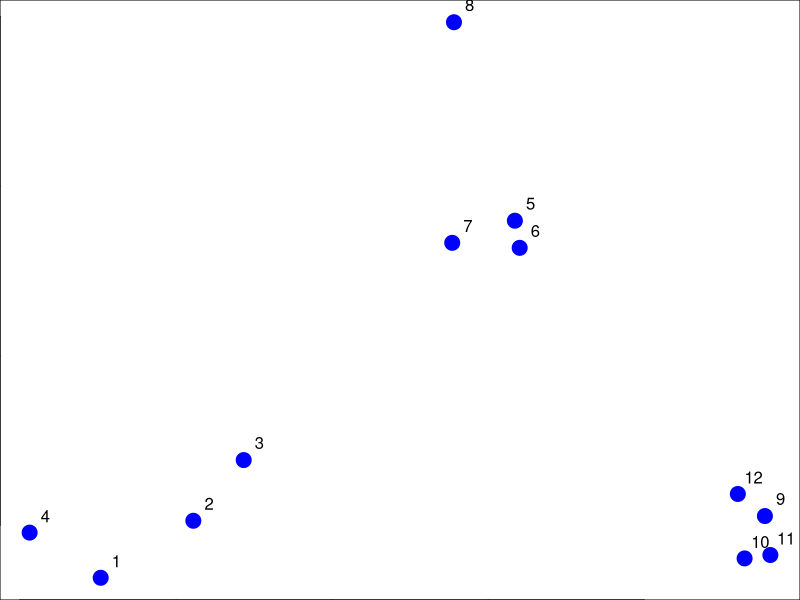
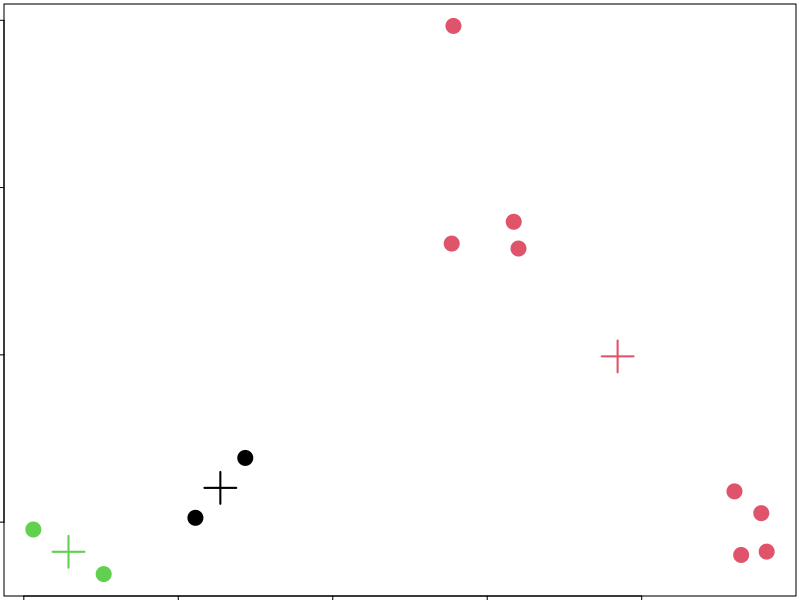

Write R code to recreate these figures, in order.

set.seed(1234)
par(mar = c(0,0,0,0))
x <- rnorm(12, mean = rep(1:3, each = 4), sd = 0.2)
y <- rnorm(12, mean = rep(c(1,2,1), each = 4), sd = 0.2)
plot(x, y, col = "blue", pch = 19, cex = 2)
text(x+0.05, y+0.05, labels = as.character(1:12))
dataFrame <- data.frame(x,y)
kmeansObj <- kmeans(dataFrame, centers = 3)
names(kmeansObj)
par(mar = rep(0.2, 4))
plot(x, y, col = kmeansObj$cluster, pch = 19, cex = 2)
points(kmeansObj$centers, col = 1:3,  pch = 3, cex = 3, lwd = 2)
